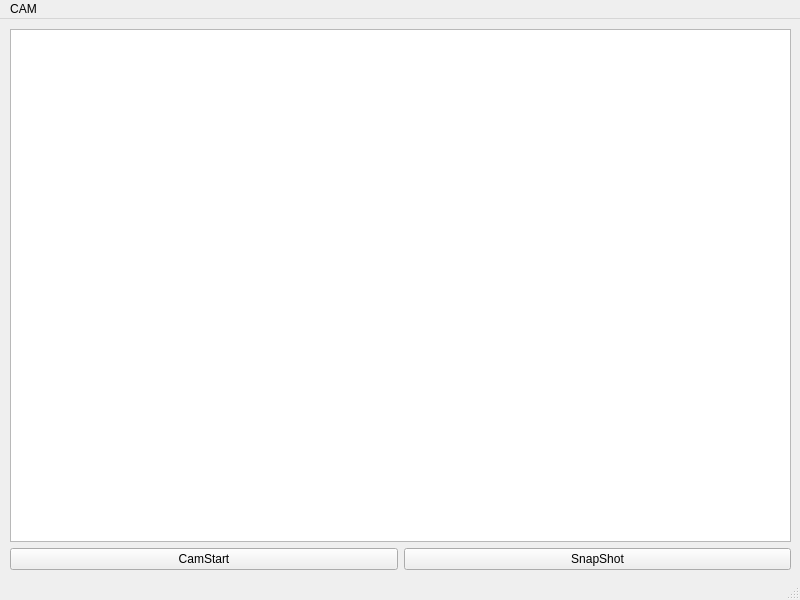
<?xml version="1.0" encoding="UTF-8"?>
<ui version="4.0">
 <class>MainWindow</class>
 <widget class="QMainWindow" name="MainWindow">
  <property name="geometry">
   <rect>
    <x>0</x>
    <y>0</y>
    <width>800</width>
    <height>600</height>
   </rect>
  </property>
  <property name="windowTitle">
   <string>MainWindow</string>
  </property>
  <widget class="QWidget" name="centralwidget">
   <widget class="QWidget" name="verticalLayoutWidget">
    <property name="geometry">
     <rect>
      <x>10</x>
      <y>10</y>
      <width>781</width>
      <height>541</height>
     </rect>
    </property>
    <layout class="QVBoxLayout" name="verticalLayout">
     <item>
      <widget class="QGraphicsView" name="camViewer"/>
     </item>
     <item>
      <layout class="QHBoxLayout" name="horizontalLayout">
       <item>
        <widget class="QPushButton" name="camStartButton">
         <property name="text">
          <string>CamStart</string>
         </property>
        </widget>
       </item>
       <item>
        <widget class="QPushButton" name="snapShotButton">
         <property name="text">
          <string>SnapShot</string>
         </property>
        </widget>
       </item>
      </layout>
     </item>
    </layout>
   </widget>
  </widget>
  <widget class="QMenuBar" name="menubar">
   <property name="geometry">
    <rect>
     <x>0</x>
     <y>0</y>
     <width>800</width>
     <height>22</height>
    </rect>
   </property>
   <widget class="QMenu" name="menuCAM">
    <property name="title">
     <string>CAM</string>
    </property>
   </widget>
   <addaction name="menuCAM"/>
  </widget>
  <widget class="QStatusBar" name="statusbar"/>
 </widget>
 <resources/>
 <connections/>
</ui>
